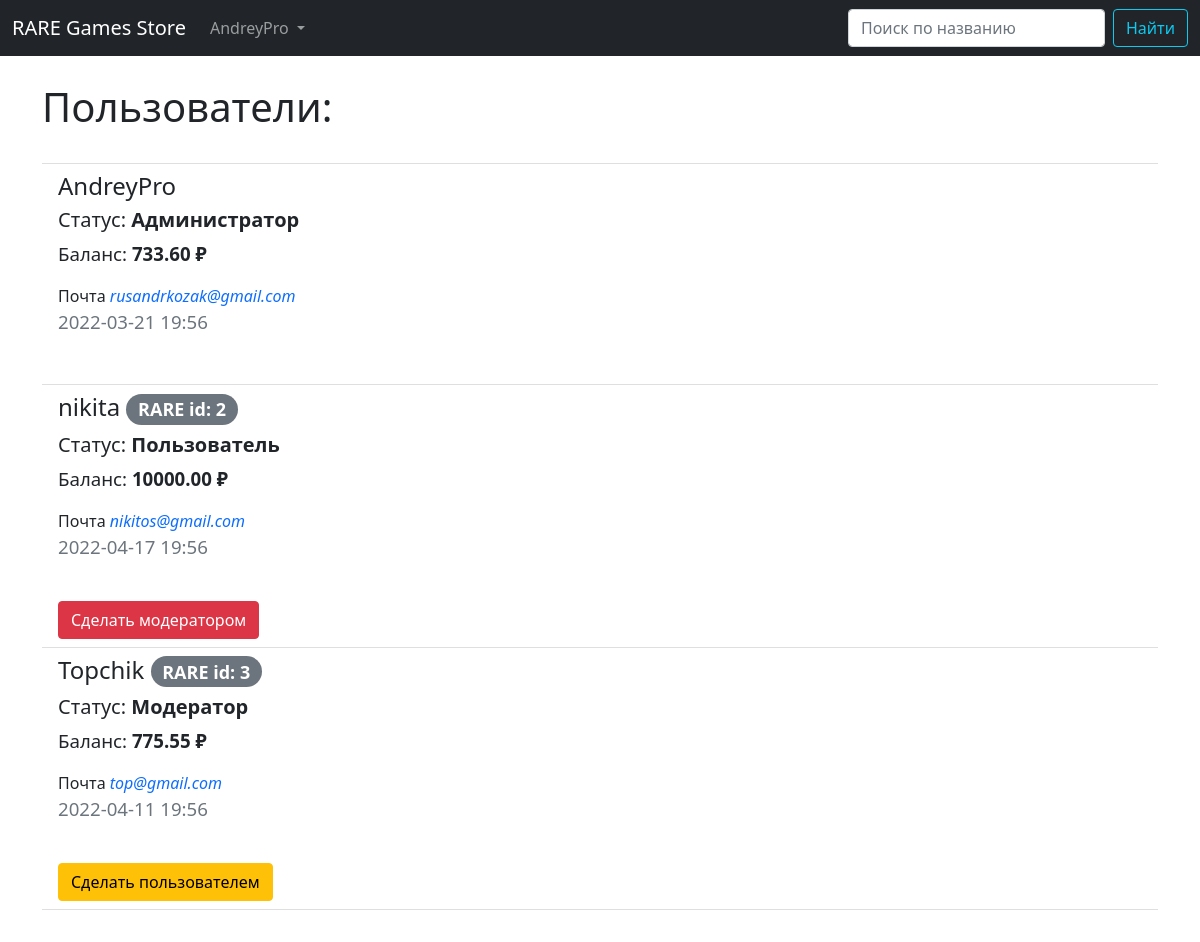
Page /users/ (signed in) on the earlier database version.
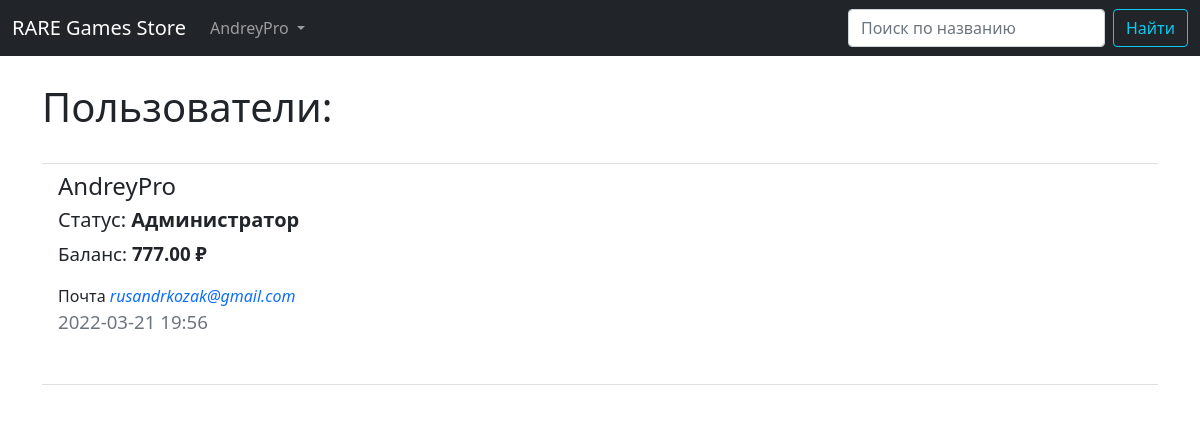
Same page on the later database version.
### data/users.py (models this page shows, shortened)
class User(SqlAlchemyBase, UserMixin, SerializerMixin, Model):
    __tablename__ = 'users'
    id = sqlalchemy.Column(sqlalchemy.Integer, primary_key=True, autoincrement=True)
    name = sqlalchemy.Column(sqlalchemy.String(25), nullable=True)
    about = sqlalchemy.Column(sqlalchemy.String(256), nullable=True)
    email = sqlalchemy.Column(sqlalchemy.String(64), index=True, unique=True, nullable=True)
    hashed_password = sqlalchemy.Column(sqlalchemy.String, nullable=True)
    created_date = sqlalchemy.Column(sqlalchemy.DateTime, default=datetime.datetime.now)
    balance = sqlalchemy.Column(sqlalchemy.Float, default=0.0)
    is_admin = sqlalchemy.Column(sqlalchemy.Boolean, default=False)
    user_favorites = sqlalchemy.Column(sqlalchemy.String(), default='')   # ++orm.relationship
    user_basket = sqlalchemy.Column(sqlalchemy.String(), default='')      # ++orm.relationship
    user_library = sqlalchemy.Column(sqlalchemy.String(), default='')     # ++orm.relationship
    games = orm.relation("Games", back_populates='user')
    comments = orm.relationship("Comments", back_populates='user')

### main.py (the view)
@app.route("/users/")
def users():
    if current_user.is_authenticated and current_user.is_admin:
        db_sess = db_session.create_session()
        all_users = db_sess.query(User).all()
        return render_template("users.html", title='Управление пользователями', users=all_users)
    return abort(responses["private"])

### data/db_session.py (called while the page is built)
def create_session() -> Session:
    global __factory
    return __factory()

### data/model.py (called while the page is built)
    @staticmethod
    def date_to_str(date: datetime.datetime, str_month=False):
        if isinstance(date, datetime.datetime):
            if not str_month:
                if date.hour or date.minute:
                    return date.strftime("%Y-%m-%d %H:%M")
                return date.strftime("%Y-%m-%d")
            return date.strftime("%d %B %Y ")

    @staticmethod
    def value_to_str(value, is_total=False):
        if isinstance(value, int) or isinstance(value, float):
            if round(value, 2) or is_total:
                return f"{value:0.2f} ₽"
            return "Бесплатно"

### main.py (called while the page is built)
@login_manager.user_loader
def load_user(user_id):
    db_sess = db_session.create_session()
    return db_sess.query(User).get(user_id)

### templates/users.html
{% extends "base.html" %}
{% block content %}
<h1>Пользователи:</h1>
{% if current_user.is_authenticated and current_user.is_admin %}
	<ul class="list-group list-group-flush my-3">
		<li class="list-group-item"></li>
		{% for user in users %}
			<li class="list-group-item"><h4>{{ user.name }} {% if user.id != 1 %} <span
							class="badge rounded-pill bg-secondary">
							RARE id: {{ user.id }}</span></h4>{% endif %}
				<h5>Статус: <b>{% if user.is_admin and user.id == 1 %} Администратор {% elif user.is_admin %} Модератор {% else %} Пользователь {% endif %}</b></h5>
				<p>Баланс: <b>{{ user.value_to_str(user.balance, is_total=True) }}</b></p>
				Почта <i><a href="mailto:{{ user.email }}" style="text-decoration-line: none">{{ user.email }}</a></i>
				<p class="text-muted">{{ user.date_to_str(user.created_date) }}</p><br>
				{% if user.id != 1 %}<a href="/change_roots/{{ user.id }}" class="btn {% if user.is_admin %}btn-warning{% else %}btn-danger{% endif %}">
					{% if user.is_admin %} Сделать пользователем {% else %} Сделать модератором {% endif %}</a>{% endif %}
			</li>
		{% endfor %}
		<li class="list-group-item"></li>
	</ul>
{% endif %}
{% endblock %}

### templates/base.html (shortened to what this page needs)
<!doctype html>
<html lang="ru">
<head>
  <link rel="stylesheet" href="{{ url_for('static', filename='css/style.css') }}">
	<link href="https://cdn.jsdelivr.net/npm/bootstrap@5.0.2/dist/css/bootstrap.min.css" rel="stylesheet"
>
</head>
<header style="margin-bottom: 20pt">
	<nav class="navbar navbar-expand-lg navbar-dark bg-dark">
		<div class="container-fluid">
		<a class="navbar-brand mb-0 h1" href="/#">RARE Games Store</a>
		  <div class="collapse navbar-collapse" id="navbarNavDarkDropdown">
		    <ul class="nav navbar-nav me-auto mb-2 mb-lg-0">
			    {% if current_user.is_authenticated %}
		      <li class="nav-item dropdown active">
		        <a class="nav-link dropdown-toggle" href="#" data-target="#" id="navbarDarkDropdownMenuLink"
		            role="button" data-toggle="dropdown" aria-haspopup="true" aria-expanded="false">
		          {{ current_user.name }}
		        </a>
		      </li>
		    {% endif %}
				</ul>
			  <form class="d-flex" method="POST" action="/search">
	        <input class="form-control me-2" type="search" placeholder="Поиск по названию" aria-label="Search" name="search_text">
				  <button class="btn btn-outline-info" type="submit">Найти</button>
	      </form>
		  </div>
	  </div>
	</nav>
</header>
<body>
<main role="main" class="container">
    {% block content %}{% endblock %}
</main>
</body>
</html>

### static/css/style.css (style rules this page uses)
p { font-size: 14pt; }

Differences in the rows shown:
removed User: name "nikita", id "2", is_admin "Пользователь", value_to_str "10000.00 ₽", email "nikitos@gmail.com", date_to_str "2022-04-17 19:56"
removed User: name "Topchik", id "3", is_admin "Модератор", value_to_str "775.55 ₽", email "top@gmail.com", date_to_str "2022-04-11 19:56"
changed User "AndreyPro": value_to_str "733.60 ₽" → "777.00 ₽"
